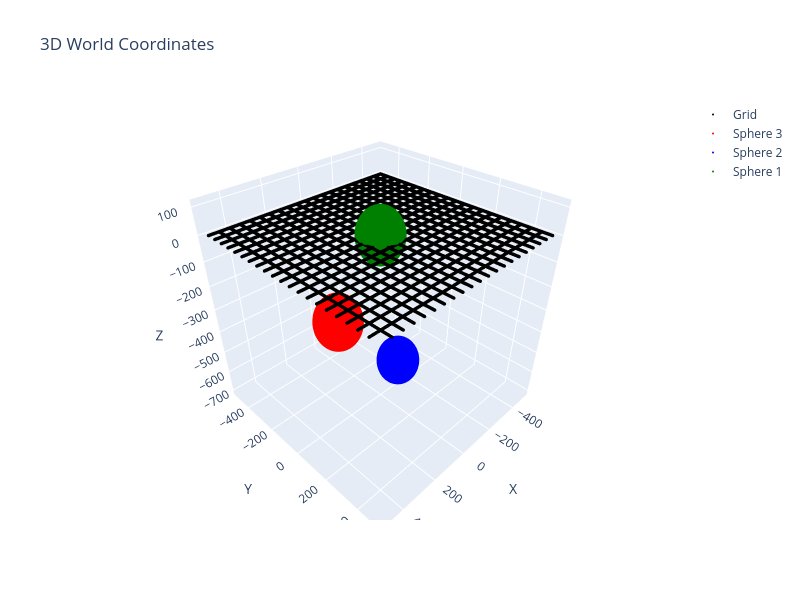

The cell this chart's notebook holds for it:
### Markdown cell above
#### Anzeigen der importierten Objekte mit einer 3D-Visualisierung

Um sich zu orientieren werden die importieren Objekte zunächst in einer 3D-Visualisierung dargestellt.

### Code cell
# Create 3D Plotly scatter plot
fig = go.Figure()

# Add each object as a separate trace
fig.add_trace(go.Scatter3d(
    x=pointsGrid_world[0,:], 
    y=pointsGrid_world[1,:], 
    z=pointsGrid_world[2,:],
    mode='markers',
    marker=dict(size=2, color='black'),
    name='Grid'
))

fig.add_trace(go.Scatter3d(
    x=pointsSphere3_world[0,:], 
    y=pointsSphere3_world[1,:], 
    z=pointsSphere3_world[2,:],
    mode='markers',
    marker=dict(size=2, color='red'),
    name='Sphere 3'
))

fig.add_trace(go.Scatter3d(
    x=pointsSphere2_world[0,:], 
    y=pointsSphere2_world[1,:], 
    z=pointsSphere2_world[2,:],
    mode='markers',
    marker=dict(size=2, color='blue'),
    name='Sphere 2'
))

fig.add_trace(go.Scatter3d(
    x=pointsSphere1_world[0,:], 
    y=pointsSphere1_world[1,:], 
    z=pointsSphere1_world[2,:],
    mode='markers',
    marker=dict(size=2, color='green'),
    name='Sphere 1'
))

# Update layout for better 3D visualization
fig.update_layout(
    title='3D World Coordinates',
    scene=dict(
        xaxis_title='X',
        yaxis_title='Y',
        zaxis_title='Z',
        aspectmode='cube'
    ),
    width=800,
    height=600
)

fig.show()

### Figure 1 — Plotly figure (JSON) as saved in the notebook; plotly's stock layout.template omitted (floating-point values rounded to 4 significant figures; data arrays with more than 128 entries replaced by an {"elided": "..."} marker saying what was removed)
{"data": [{"marker": {"color": "black", "size": 2}, "mode": "markers", "name": "Grid", "type": "scatter3d", "x": {"elided": "40000 int values"}, "y": {"elided": "40000 int values"}, "z": {"elided": "40000 int values"}}, {"marker": {"color": "red", "size": 2}, "mode": "markers", "name": "Sphere 3", "type": "scatter3d", "x": {"elided": "13500 float values"}, "y": {"elided": "13500 float values"}, "z": {"elided": "13500 float values"}}, {"marker": {"color": "blue", "size": 2}, "mode": "markers", "name": "Sphere 2", "type": "scatter3d", "x": {"elided": "13500 float values"}, "y": {"elided": "13500 float values"}, "z": {"elided": "13500 float values"}}, {"marker": {"color": "green", "size": 2}, "mode": "markers", "name": "Sphere 1", "type": "scatter3d", "x": {"elided": "13500 float values"}, "y": {"elided": "13500 float values"}, "z": {"elided": "13500 float values"}}], "layout": {"height": 600, "scene": {"aspectmode": "cube", "xaxis": {"title": {"text": "X"}}, "yaxis": {"title": {"text": "Y"}}, "zaxis": {"title": {"text": "Z"}}}, "title": {"text": "3D World Coordinates"}, "width": 800}}
